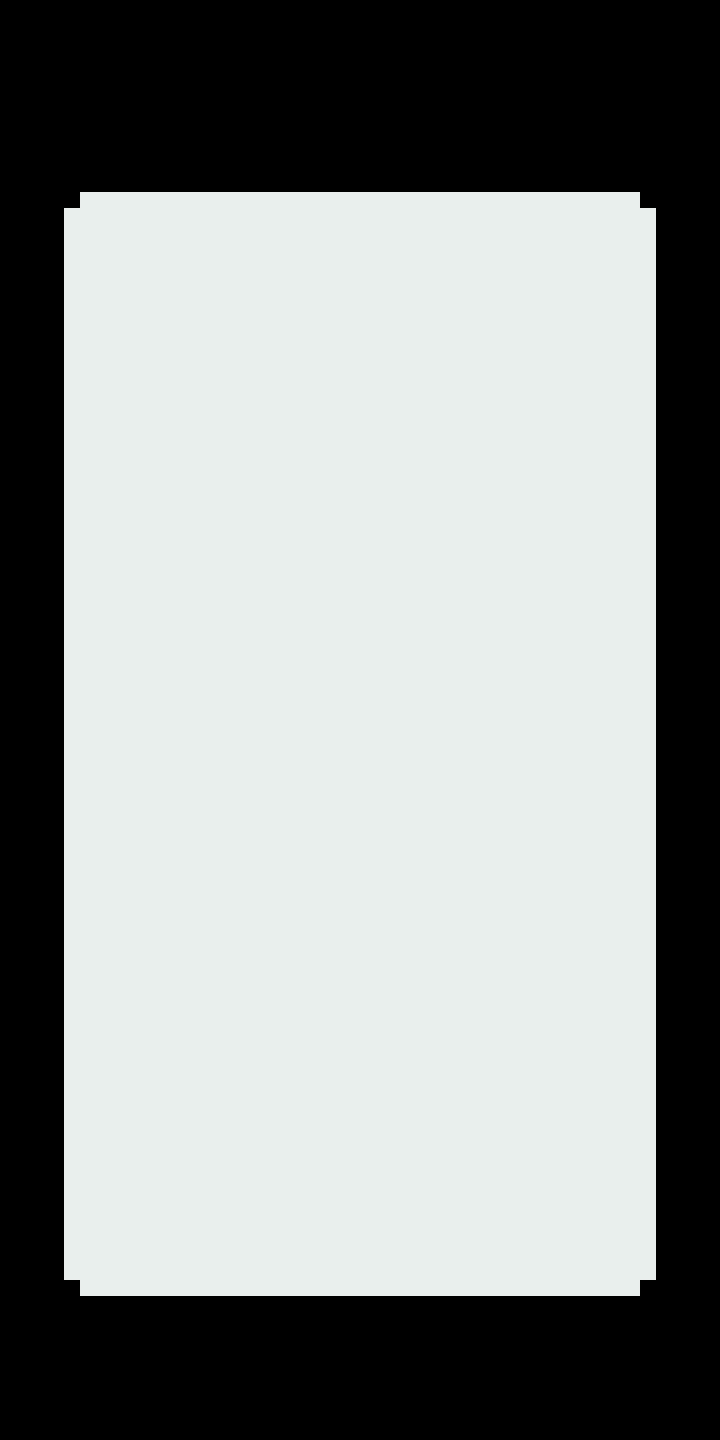

Below is a game level as drawn by its tile map, then a one-line description and the .tmx that defines it (tile-layer data replaced by summaries):
An orthogonal 45x90 tile map with 16x16 px tiles, 1 tile layer (GreyInside), 3 hidden layers not drawn, 6 tilesets and 18 objects.

<map version="1.10" tiledversion="1.11.0" orientation="orthogonal" renderorder="right-down" width="45" height="90" tilewidth="16" tileheight="16" infinite="0" nextlayerid="23" nextobjectid="59">
 <editorsettings>
  <export format="tmx" />
 </editorsettings>
 <tileset firstgid="1" name="mapTileset" tilewidth="16" tileheight="16" tilecount="64" columns="8">
  <image source="mapTileset.png" width="128" height="128" />
 </tileset>
 <tileset firstgid="65" name="2bit-demichrome-32x" tilewidth="16" tileheight="16" tilecount="16" columns="8">
  <image source="colorPalette/2bit-demichrome-32x.png" width="128" height="32" />
 </tileset>
 <tileset firstgid="81" name="ammo-8-32x" tilewidth="16" tileheight="16" tilecount="32" columns="16">
  <image source="colorPalette/ammo-8-32x.png" width="256" height="32" />
 </tileset>
 <tileset firstgid="113" name="ayy4-32x" tilewidth="16" tileheight="16" tilecount="16" columns="8">
  <image source="colorPalette/ayy4-32x.png" width="128" height="32" />
 </tileset>
 <tileset firstgid="129" name="midnight-ablaze-32x" tilewidth="16" tileheight="16" tilecount="28" columns="14">
  <image source="colorPalette/midnight-ablaze-32x.png" width="224" height="32" />
 </tileset>
 <tileset firstgid="157" name="twilight-5-32x" tilewidth="16" tileheight="16" tilecount="20" columns="10">
  <image source="colorPalette/twilight-5-32x.png" width="160" height="32" />
 </tileset>
 <layer id="19" name="WhiteInside" width="45" height="90" visible="0" locked="1">
  <data>[4050 cells, 2549 non-empty, 1 distinct tile ids]</data>
 </layer>
 <layer id="1" name="BlackOutside" width="45" height="90" visible="0" locked="1">
  <data>[4050 cells, 1501 non-empty, 2 distinct tile ids]</data>
 </layer>
 <layer id="16" name="GreyInside" width="45" height="90">
  <data>[4050 cells, 2549 non-empty, 1 distinct tile ids]</data>
 </layer>
 <layer id="15" name="RedOutside" width="45" height="90" visible="0">
  <data>[4050 cells, 1510 non-empty, 3 distinct tile ids]</data>
 </layer>
 <objectgroup id="11" name="Wall" visible="0" locked="1">
  <object id="45" x="48" y="208" width="16" height="1072" />
  <object id="50" x="64" y="176" width="592" height="16" />
  <object id="53" x="656" y="208" width="16" height="1072" />
  <object id="54" x="640" y="192" width="32" height="16" />
  <object id="55" x="640" y="1280" width="32" height="16" />
  <object id="56" x="64" y="1296" width="592" height="16" />
  <object id="57" x="48" y="1280" width="32" height="16" />
  <object id="58" x="48" y="192" width="32" height="16" />
 </objectgroup>
 <objectgroup id="12" name="EnemySpawn" visible="0" locked="1">
  <object id="26" x="48" y="112" width="624" height="16">
   <properties>
    <property name="name" value="top" />
   </properties>
  </object>
  <object id="29" x="48" y="1360" width="624" height="16">
   <properties>
    <property name="name" value="bottom" />
   </properties>
  </object>
  <object id="47" x="-64" y="208" width="31.0986" height="1104">
   <properties>
    <property name="name" value="left" />
   </properties>
  </object>
  <object id="48" x="752" y="192" width="31.1174" height="1104.67">
   <properties>
    <property name="name" value="right" />
   </properties>
  </object>
 </objectgroup>
 <objectgroup id="13" name="OuterBound" visible="0" locked="1">
  <object id="33" x="-144.014" y="-97.5" width="32.0286" height="1681.5" />
  <object id="37" x="832.01" y="-96" width="32.0096" height="1680.5" />
  <object id="38" x="-112" y="1552" width="944" height="32" />
  <object id="39" x="-112" y="-96" width="944" height="32" />
 </objectgroup>
 <objectgroup id="17" name="EnemyDirection" visible="0" locked="1">
  <object id="41" x="304" y="640" width="111.75" height="127.714" />
 </objectgroup>
 <objectgroup id="18" name="Score" visible="0" locked="1">
  <object id="49" x="512" y="80" width="128" height="64" />
 </objectgroup>
</map>
